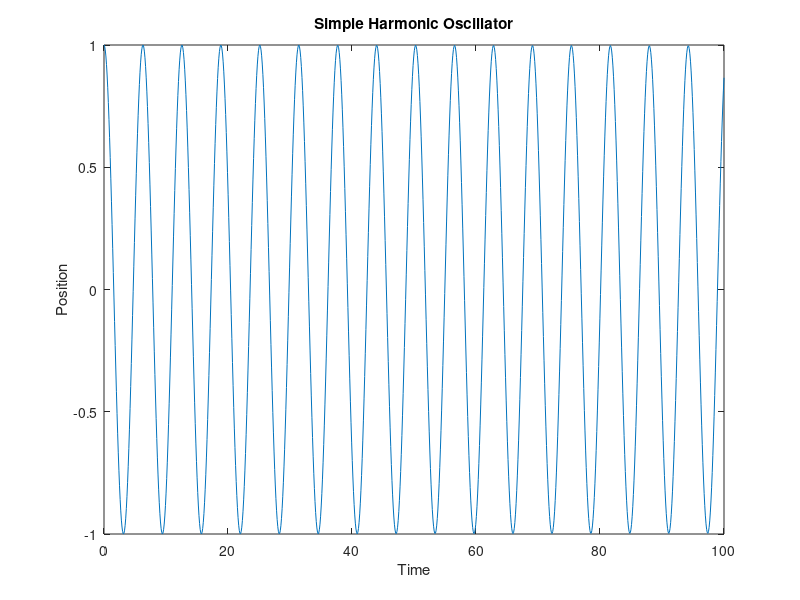

This chart was generated by the following MATLAB code:
% Define parameters
x0 = 1.0; % initial position
v0 = 0.0; % initial velocity
k = 1.0; % spring constant
m = 1.0; % mass
t = linspace (0, 100, 1000); % time vector

% Define the equation of motion as an anonymous function
f = @(t,x) [x(2); -k/m*x(1)];

% Solve the equation using ode45
[t,x] = ode45 (f, t, [x0 v0]);

% Plot the position as a function of time
plot (t,x(:,1))
xlabel ('Time')
ylabel ('Position')
title ('Simple Harmonic Oscillator')

